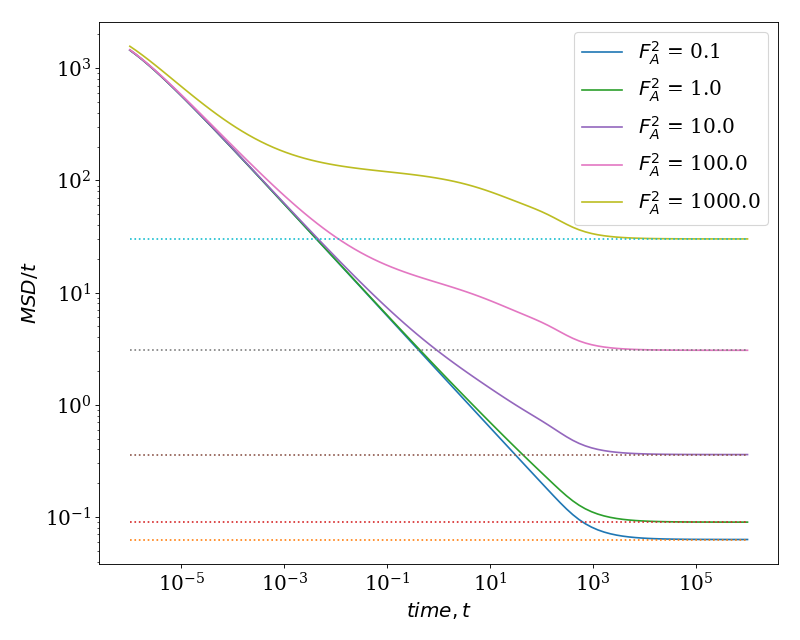

The Python source for this figure:
import matplotlib.pyplot as plt
import numpy as np
from wlcstat.active_brown import *

num_t = 100
t_val_0 = 1e-6
t_val_f = 1e6
t_val = np.logspace(np.log10(t_val_0), np.log10(t_val_f), num_t)
N=100
Ndel=25
ka = 10
plt.figure(figsize=(10,8))
font = {'family' : 'serif',
    'weight':'normal',
    'size': 18}
plt.rc('font', **font)
fa2_vector = np.logspace(-1,3,5)
for i in range(len(fa2_vector)):
    fa = np.sqrt(fa2_vector[i])
    msd = msd_active(t_val, 1, ka, fa, N, 1, 40000)
    plt.loglog(t_val, msd / t_val, label = '$F_{A}^{2}$ = ' + str(fa2_vector[i]))
    msd_inf = 6 / N * t_val * (1 + 0.5 * fa ** 2)
    plt.loglog(t_val, msd_inf / t_val,':')
plt.legend()
plt.xlabel(r'$time, t$')
plt.ylabel(r'$MSD/t$')
plt.tight_layout()
plt.show()
